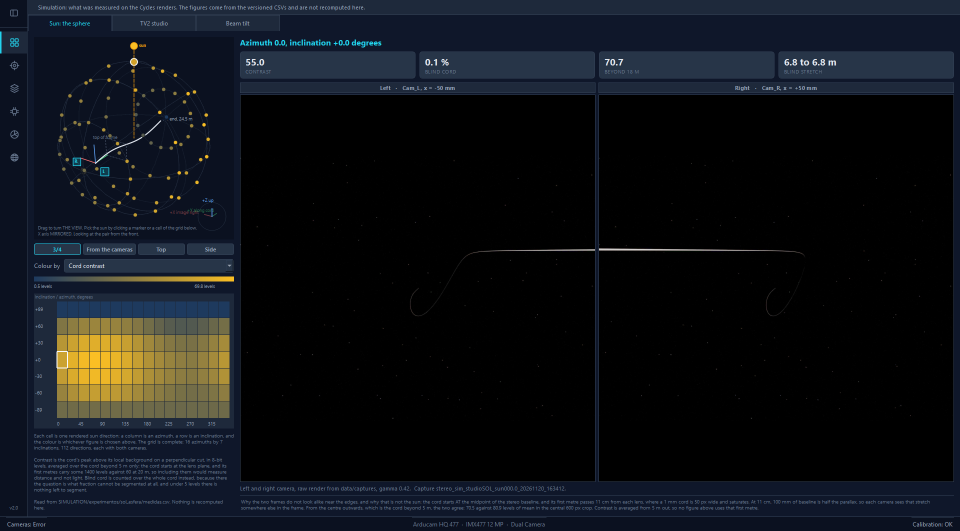
#> input picture Documentation/Posts_ISSP/figures/fig_gui_sphere.png, 1920 x 1061 px, given in place of Figure 5.2.png, which was not available (shown at 1/2 size)
$ python armar_figuras_posts.py
#> lines starting #> are read from the running program, lines starting #| are printed output that depends on the picture
"""Prepara las figuras del PDF de posts ISSP.

No inventa ninguna imagen: recorta, escala y superpone lo que ya esta en el
repo. Cada figura dice de donde sale en el PDF.
"""
import io
import os
import sys

import cv2
import numpy as np
from PIL import Image

sys.stdout.reconfigure(encoding="utf-8")

ROOT = os.path.dirname(os.path.dirname(os.path.abspath(__file__)))
DEST = os.path.join(ROOT, "Documentation", "Posts_ISSP", "figures")
os.makedirs(DEST, exist_ok=True)


def guardar(img, nombre, calidad=92):
    ruta = os.path.join(DEST, nombre)
    if nombre.lower().endswith(".jpg"):
        img.convert("RGB").save(ruta, quality=calidad, optimize=True)
    else:
        img.save(ruta, optimize=True)
    print(f"{nombre:28s} {img.size[0]}x{img.size[1]}  "
          f"{os.path.getsize(ruta)/1024:.0f} kB")


def ancho(img, w):
    h = round(img.size[1] * w / img.size[0])
    return img.resize((w, h), Image.LANCZOS)


D5 = os.path.join(ROOT, "Documentation",
                  "LINKU_Project_SubDeliverable_D5_CameraSystem_Report__v2_",
                  "Images")


def sin_margen(img, umbral=245):
    """Recorta el marco blanco de una figura de entregable."""
    a = np.asarray(img.convert("L"))
    filas = np.where((a < umbral).any(axis=1))[0]
    cols = np.where((a < umbral).any(axis=0))[0]
    return img.crop((cols[0], filas[0], cols[-1] + 1, filas[-1] + 1))


# --- 1. El soporte de las dos camaras, CAD del entregable D5 --------------
cad = Image.open(os.path.join(D5, "Figure 5.2.png")).convert("RGB")
guardar(ancho(sin_margen(cad), 1400), "fig_rig.png")
#> in sin_margen, `a = np.asarray(img.convert("L"))`:
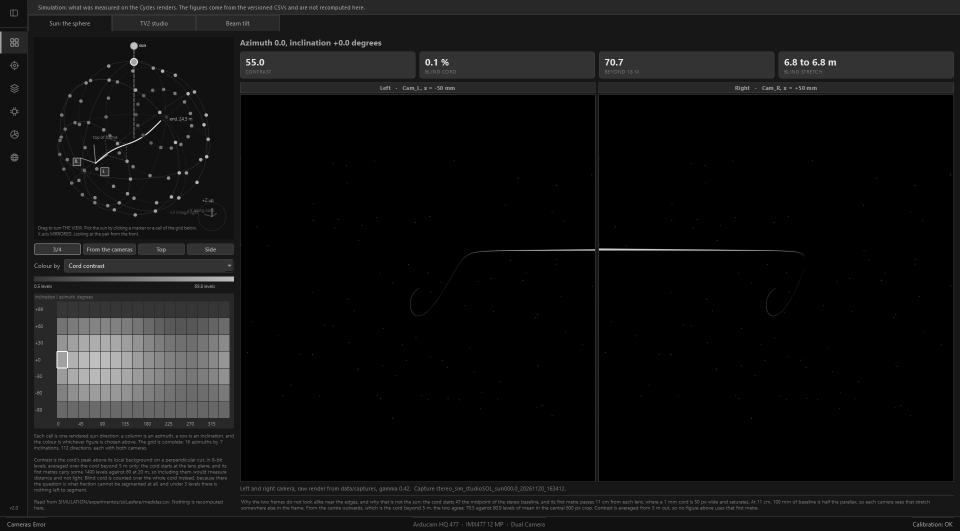
#> a: shape (1061, 1920) (shown at 1/2 size); min 0, max 250, mean 18.2
#> in sin_margen, `filas = np.where((a < umbral).any(axis=1))[0]`: filas = 1061 values from 0 to 1060
#> in sin_margen, `cols = np.where((a < umbral).any(axis=0))[0]`: cols = 1920 values from 0 to 1919
#> in ancho, `h = round(img.size[1] * w / img.size[0])`: h = 774
#| fig_rig.png                  1400x774  302 kB

# --- 1b. El diagrama del instrumento, que es lo que va en el post 1 -------
# La Figure 5.3 del D5: las dos camaras, el CM5, el almacenamiento y lo que
# pasa despues en tierra. Trae la base de 100 mm y el campo de vision, que
# son los dos numeros que el post deja fuera: si Jose no los quiere, se
# recorta la caja central.
hw = Image.open(os.path.join(D5, "Figure 5.3.png")).convert("RGB")
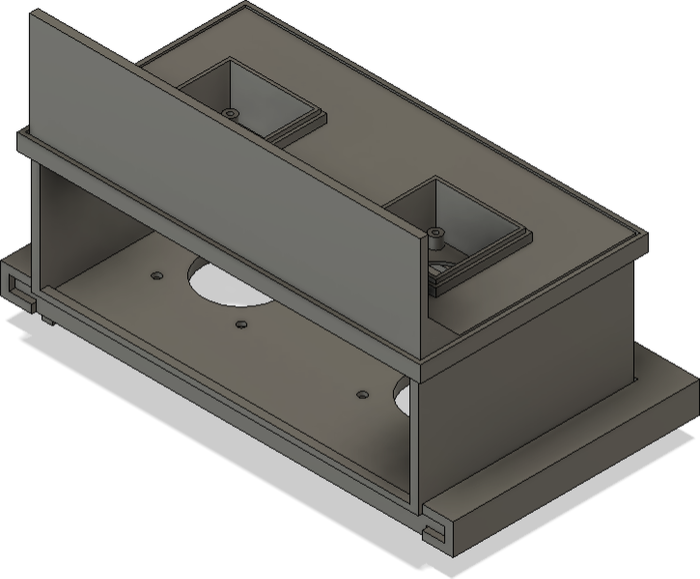
#> input picture Documentation/Posts_ISSP/figures/fig_rig.png, 1400 x 1157 px, given in place of Figure 5.3.png, which was not available (shown at 1/2 size)
#> hw is the input picture: PIL image 1400x1157 RGB; mean R, G, B 161.4, 160.1, 156.6
guardar(ancho(sin_margen(hw), 1700), "fig_hw.png")
#| fig_hw.png                   1700x1405  693 kB

# --- 1c. Por que un cable rompe la fotogrametria, Figure 2.2 del D5 -------
# Solo las tres primeras columnas: objeto con textura, estructura de alambre
# y el caso del tether. La cuarta es un resumen en texto y la leyenda de
# abajo se queda fuera del recorte, asi que el pie tiene que decir que
# significan el verde y el rojo.
por = Image.open(os.path.join(D5, "Figure 2.2.png")).convert("RGB")
w0, h0 = por.size
#> w0 = 1400; h0 = 1157
guardar(ancho(por.crop((0, 0, int(w0 * 0.737), int(h0 * 0.935))), 1600),
        "fig_why.png")
#> call 3 of ancho, with w = 1600
#> in ancho (call 3), `return img.resize((w, h), Image.LANCZOS)`:
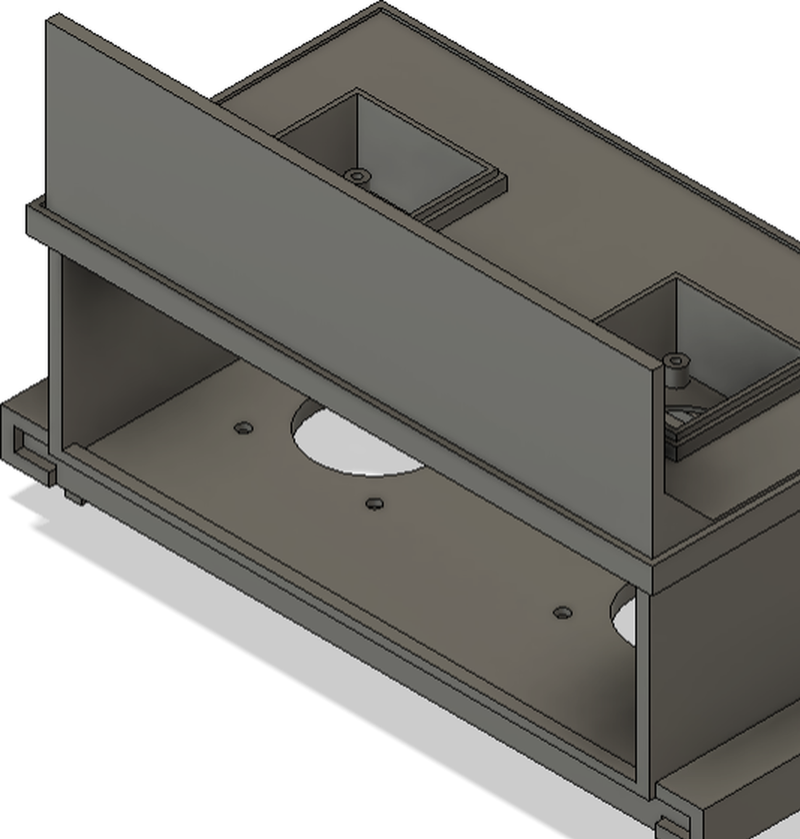
#> returned value: PIL image 1600x1678 RGB (shown at 1/2 size); mean R, G, B 145.4, 144, 139.9
#| fig_why.png                  1600x1678  778 kB

# --- 1d. La cadena de medida de punta a punta, Figure 6.11 del D5 --------
pip = Image.open(os.path.join(D5, "Figure 6.11.png")).convert("RGB")
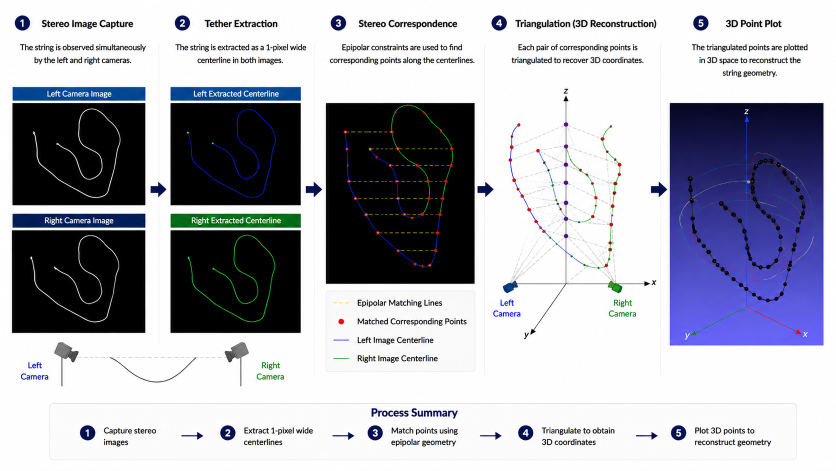
#> input picture Documentation/LINKU_Project_SubDeliverable_D5_CameraSystem_Report__v2_/Images/Figure 6.11.png, 1672 x 941 px (shown at 1/2 size)
#> pip is the input picture: PIL image 1672x941 RGB; mean R, G, B 172.3, 173.5, 183.1
guardar(ancho(sin_margen(pip), 1700), "fig_pipeline.png")
#> call 3 of sin_margen, with umbral = 245
#> in sin_margen (call 3), `a = np.asarray(img.convert("L"))`:
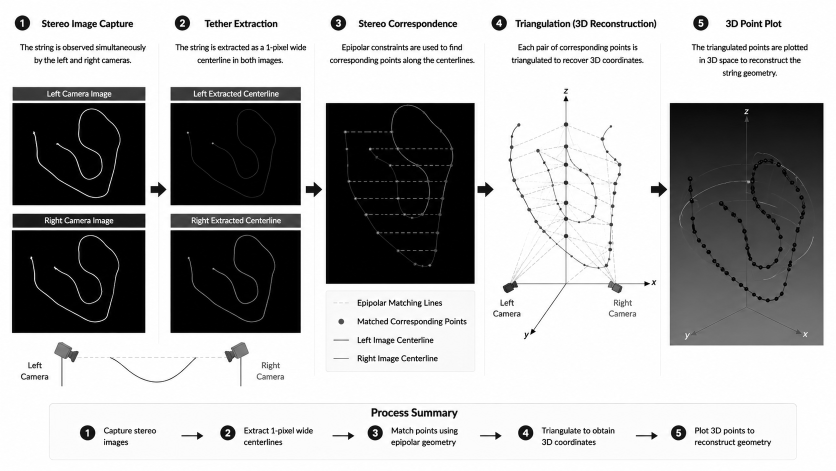
#> a: shape (941, 1672) (shown at 1/2 size); min 0, max 255, mean 174.2
#> in sin_margen (call 3), `filas = np.where((a < umbral).any(axis=1))[0]`: filas = 833 values from 28 to 919
#> in sin_margen (call 3), `cols = np.where((a < umbral).any(axis=0))[0]`: cols = 1626 values from 22 to 1647
#> in sin_margen (call 3), `return img.crop((cols[0], filas[0], cols[-1] + 1, filas[-1] + 1))`:
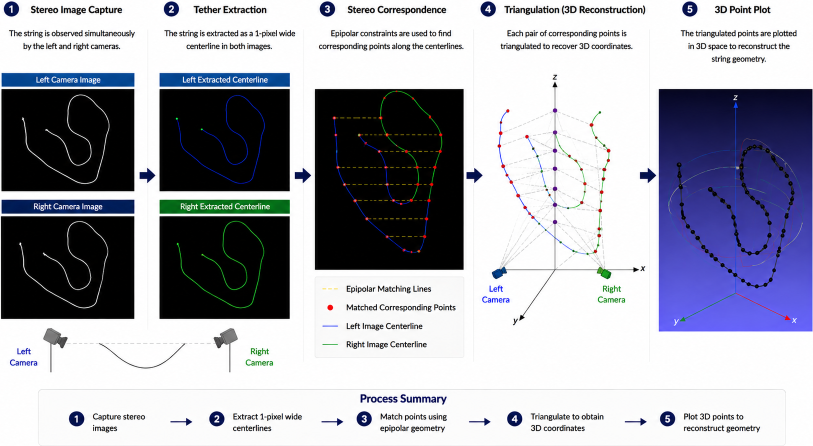
#> returned value: PIL image 1626x892 RGB (shown at 1/2 size); mean R, G, B 165.4, 166.7, 177.1
#> call 4 of ancho, with w = 1700
#> in ancho (call 4), `h = round(img.size[1] * w / img.size[0])`: h = 933
#> in ancho (call 4), `return img.resize((w, h), Image.LANCZOS)`:
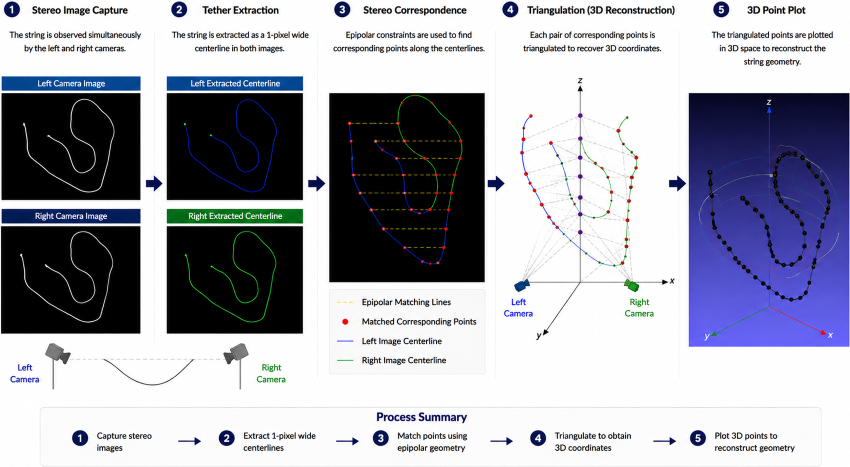
#> returned value: PIL image 1700x933 RGB (shown at 1/2 size); mean R, G, B 165.4, 166.7, 177
#| fig_pipeline.png             1700x933  1141 kB

# --- 1e. Seis escenas sinteticas de entrenamiento ------------------------
# De data/synthetic, que NO esta versionado: si falta, se regenera con
# synthetic/. Se eligen a mano seis que cubran lo que el generador hace,
# del cable liso al enredo con cruces.
SYN = os.path.join(ROOT, "data", "synthetic", "mask", "images")
elegidas = ("000001", "000025", "000007", "000013", "000101", "000222")
if all(os.path.exists(os.path.join(SYN, f"{n}.jpg")) for n in elegidas):
    cel_w, hueco = 520, 8
    trozos = [ancho(Image.open(os.path.join(SYN, f"{n}.jpg")).convert("RGB"),
                    cel_w) for n in elegidas]
    cel_h = trozos[0].size[1]
    hoja = Image.new("RGB", (3 * cel_w + 2 * hueco, 2 * cel_h + hueco),
                     (255, 255, 255))
    for k, t in enumerate(trozos):
        hoja.paste(t, ((k % 3) * (cel_w + hueco), (k // 3) * (cel_h + hueco)))
    guardar(hoja, "fig_synthetic.jpg")
    fila = Image.new("RGB", (3 * cel_w + 2 * hueco, cel_h), (255, 255, 255))
    for k in (0, 2, 4):
        fila.paste(trozos[k], ((k // 2) * (cel_w + hueco), 0))
    guardar(fila, "fig_synthetic_row.jpg")
else:
    print("AVISO: falta data/synthetic, no se arma fig_synthetic.jpg")

# --- 2. El par estereo real ----------------------------------------------
MD = os.path.join(ROOT, "data", "ai_dataset", "mask_dataset")
#> (the run stopped early here; a loop or call above may not have finished)
